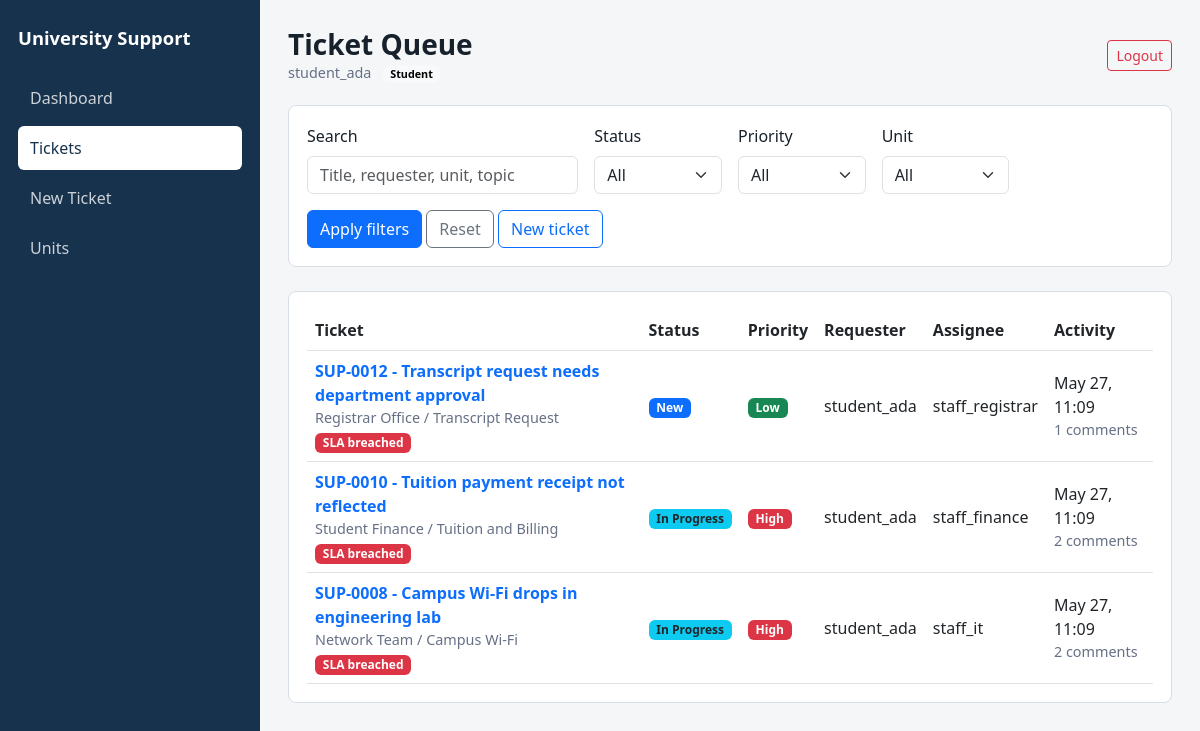
The page /api/ui/tickets/ (signed in) on the database as committed earlier.
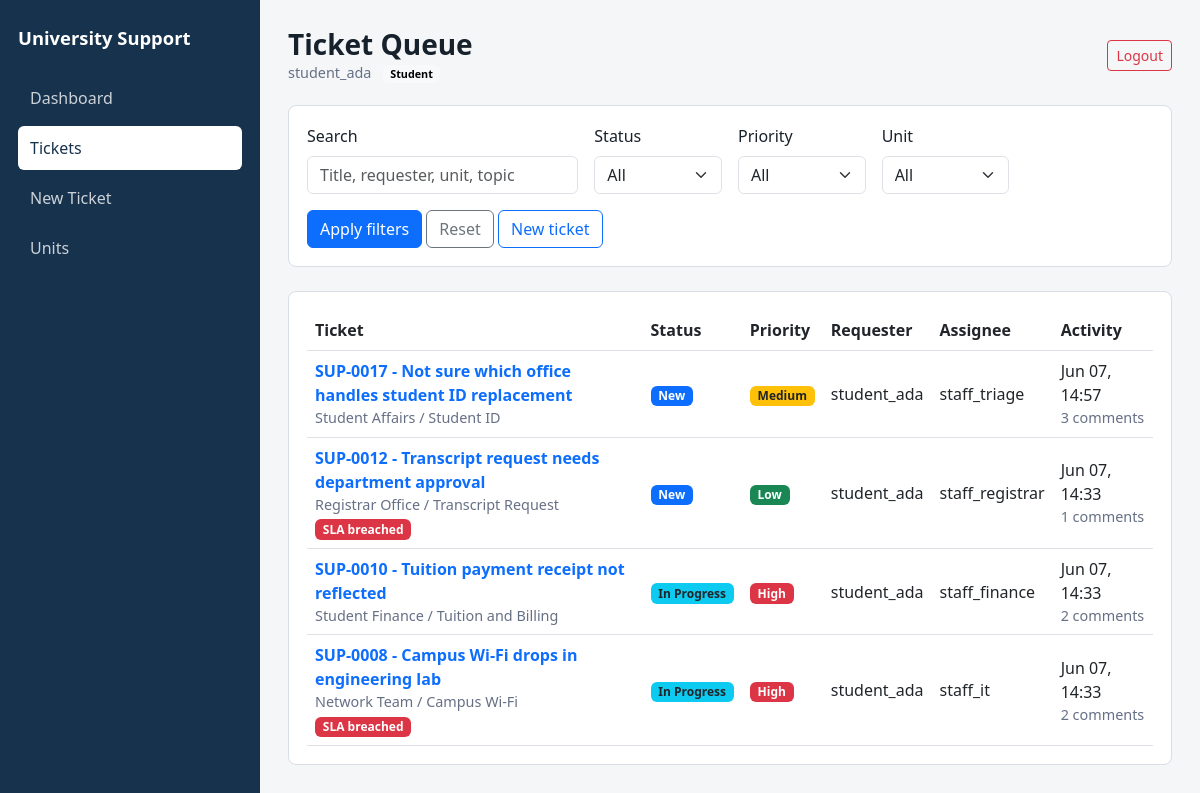
The same page on the database as committed later.
### tickets/models.py (models this page shows, shortened)
class Ticket(models.Model):
    STATUS_CHOICES = [
        ('new', 'New'),
        ('in_progress', 'In Progress'),
        ('done', 'Done'),
        ('canceled', 'Canceled'),
        ('withdrawn', 'Withdrawn'),
    ]
    PRIORITY_CHOICES = [
        ('low', 'Low'),
        ('medium', 'Medium'),
        ('high', 'High'),
    ]
    unit = models.ForeignKey(Unit, on_delete=models.CASCADE, related_name='tickets')
    topic = models.ForeignKey(Topic, on_delete=models.CASCADE, related_name='tickets')
    created_by = models.ForeignKey(User, on_delete=models.CASCADE, related_name='created_tickets')
    assigned_to = models.ForeignKey(
        User,
        on_delete=models.SET_NULL,
        related_name='assigned_tickets',
        null=True,
        blank=True,
    )
    title = models.CharField(max_length=255)
    description = models.TextField()
    contact_email = models.EmailField(blank=True)
    status = models.CharField(max_length=20, choices=STATUS_CHOICES, default='new')
    priority = models.CharField(max_length=20, choices=PRIORITY_CHOICES, default='medium')
    created_at = models.DateTimeField(auto_now_add=True)
    updated_at = models.DateTimeField(auto_now=True)
    @property
    def ticket_number(self):
        if not self.id:
            return 'SUP-DRAFT'
        return f'SUP-{self.id:04d}'
    @property
    def sla_due_at(self):
        hours = SLA_HOURS_BY_PRIORITY.get(self.priority, 24)
        return self.created_at + timezone.timedelta(hours=hours)
    @property
    def is_open(self):
        return self.status in ['new', 'in_progress']
    @property
    def is_sla_breached(self):
        return self.is_open and timezone.now() > self.sla_due_at
    @property
    def status_badge_class(self):
        return {
            'new': 'bg-primary',
            'in_progress': 'bg-info text-dark',
            'done': 'bg-success',
            'canceled': 'bg-secondary',
            'withdrawn': 'bg-dark',
        }.get(self.status, 'bg-secondary')
    @property
    def priority_badge_class(self):
        return {
            'high': 'bg-danger',
            'medium': 'bg-warning text-dark',
            'low': 'bg-success',
        }.get(self.priority, 'bg-secondary')

class Unit(models.Model):
    name = models.CharField(max_length=255)
    description = models.TextField(blank=True, null=True)
    parent = models.ForeignKey('self', null=True, blank=True, on_delete=models.CASCADE)

class Topic(models.Model):
    unit = models.ForeignKey(Unit, on_delete=models.CASCADE, related_name='topics')
    name = models.CharField(max_length=255)
    description = models.TextField(blank=True, null=True)

### tickets/views.py (the view)
# urls.py: path('ui/tickets/', views.ticket_list_page, name='ticket_list_page'),
def ticket_list_page(request):
    if not request.user.is_authenticated:
        return redirect('/api/login/')
    tickets = visible_tickets_for(request.user)
    tickets = apply_ticket_filters(tickets, request.GET)
    tickets = tickets.annotate(comment_count=Count('comments')).order_by('-updated_at')
    return render(request, 'tickets/ticket_list.html', {
        'tickets': tickets,
        'units': Unit.objects.order_by('name'),
        'staff_users': staff_users(),
        'status_choices': Ticket.STATUS_CHOICES,
        'priority_choices': Ticket.PRIORITY_CHOICES,
        'filters': request.GET,
        'role': get_user_role(request.user),
        'can_manage': can_manage_tickets(request.user),
    })

### tickets/views.py (called while the page is built, shortened)
def get_user_role(user):
    if not user.is_authenticated:
        return ''
    return user.groups.first().name if user.groups.exists() else ''

def can_manage_tickets(user):
    role = get_user_role(user)
    return user.is_staff or role in ['Admin', 'Unit Staff']

def staff_users():
    return User.objects.filter(
        Q(groups__name='Admin') | Q(groups__name='Unit Staff') | Q(is_staff=True)
    ).distinct().order_by('username')

def visible_tickets_for(user):
    tickets = Ticket.objects.select_related(
        'unit',
        'topic',
        'created_by',
        'assigned_to',
    )
    role = get_user_role(user)
    if role == 'Student':
        return tickets.filter(created_by=user)
    if role == 'Unit Staff' and not user.is_staff:
        return tickets.filter(Q(assigned_to=user) | Q(assigned_to__isnull=True))
    return tickets

def apply_ticket_filters(tickets, params):
    query = params.get('q', '').strip()
    status = params.get('status', '').strip()
    priority = params.get('priority', '').strip()
    unit_id = params.get('unit', '').strip()
    assigned_to = params.get('assigned_to', '').strip()
    valid_statuses = dict(Ticket.STATUS_CHOICES)
    valid_priorities = dict(Ticket.PRIORITY_CHOICES)
    if status in valid_statuses:
        tickets = tickets.filter(status=status)
    if priority in valid_priorities:
        tickets = tickets.filter(priority=priority)
    if unit_id.isdigit():
        tickets = tickets.filter(unit_id=unit_id)
    if assigned_to == 'unassigned':
        tickets = tickets.filter(assigned_to__isnull=True)
    elif assigned_to.isdigit():
        tickets = tickets.filter(assigned_to_id=assigned_to)
    return tickets

### tickets/templates/tickets/ticket_list.html (shortened to what this page needs)
{% extends "tickets/base.html" %}
{% block page_title %}Ticket Queue{% endblock %}
{% block content %}
<form method="get" class="surface mb-4">
    <div class="row g-3 align-items-end">
        <div class="col-lg-4">
            <label class="form-label" for="q">Search</label>
            <input id="q" type="search" name="q" value="{{ filters.q }}" class="form-control" placeholder="Title, requester, unit, topic">
        </div>
        <div class="col-sm-6 col-lg-2">
            <label class="form-label" for="status">Status</label>
            <select id="status" name="status" class="form-select">
                <option value="">All</option>
            </select>
        </div>
        <div class="col-sm-6 col-lg-2">
            <label class="form-label" for="priority">Priority</label>
            <select id="priority" name="priority" class="form-select">
                <option value="">All</option>
            </select>
        </div>
        <div class="col-sm-6 col-lg-2">
            <label class="form-label" for="unit">Unit</label>
            <select id="unit" name="unit" class="form-select">
                <option value="">All</option>
            </select>
        </div>
        <div class="col-12">
            <button type="submit" class="btn btn-primary">Apply filters</button>
            <a href="/api/ui/tickets/" class="btn btn-outline-secondary">Reset</a>
            <a href="/api/ui/tickets/create/" class="btn btn-outline-primary">New ticket</a>
        </div>
    </div>
</form>
<section class="surface">
    {% if tickets %}
        <div class="table-responsive">
            <table class="table table-hover align-middle mb-0">
                <thead>
                    <tr>
                        <th>Ticket</th>
                        <th>Status</th>
                        <th>Priority</th>
                        <th>Requester</th>
                        <th>Assignee</th>
                        <th>Activity</th>
                    </tr>
                </thead>
                <tbody>
                    {% for ticket in tickets %}
                        <tr>
                            <td>
                                <a href="/api/ui/tickets/{{ ticket.id }}/" class="fw-semibold text-decoration-none">
                                    {{ ticket.ticket_number }} - {{ ticket.title }}
                                </a>
                                <div class="muted-small">{{ ticket.unit.name }} / {{ ticket.topic.name }}</div>
                                {% if ticket.is_sla_breached %}
                                    <span class="badge text-bg-danger mt-1">SLA breached</span>
                                {% endif %}
                            </td>
                            <td><span class="badge {{ ticket.status_badge_class }}">{{ ticket.get_status_display }}</span></td>
                            <td><span class="badge {{ ticket.priority_badge_class }}">{{ ticket.get_priority_display }}</span></td>
                            <td>{{ ticket.created_by.username }}</td>
                            <td>{{ ticket.assigned_to.username|default:"Unassigned" }}</td>
                            <td>
                                <div>{{ ticket.updated_at|date:"M d, H:i" }}</div>
                                <div class="muted-small">{{ ticket.comment_count }} comments</div>
                            </td>
                        </tr>
                    {% endfor %}
                </tbody>
            </table>
        </div>
    {% else %}
        <p class="mb-0 text-muted">No tickets match the current filters.</p>
    {% endif %}
</section>
{% endblock %}

### tickets/templates/tickets/base.html (shortened to what this page needs)
<!DOCTYPE html>
<html lang="en">
<head>
    <link href="https://cdn.jsdelivr.net/npm/bootstrap@5.3.0/dist/css/bootstrap.min.css" rel="stylesheet">
</head>
<body>
<div class="app-shell">
    <aside class="sidebar">
        <div class="sidebar-title">University Support</div>
        <nav class="nav flex-column">
            <a href="/api/ui/dashboard/" class="nav-link {% if request.resolver_match.url_name == 'dashboard' %}active{% endif %}">Dashboard</a>
            <a href="/api/ui/tickets/" class="nav-link {% if request.resolver_match.url_name == 'ticket_list_page' %}active{% endif %}">Tickets</a>
            <a href="/api/ui/tickets/create/" class="nav-link {% if request.resolver_match.url_name == 'create_ticket_page' %}active{% endif %}">New Ticket</a>
            {% if role != "Unit Staff" %}
                <a href="/api/ui/units/" class="nav-link {% if request.resolver_match.url_name == 'unit_list_page' %}active{% endif %}">Units</a>
            {% endif %}
        </nav>
    </aside>
    <main class="main-panel">
        <div class="topbar">
            <div>
                <h1 class="page-title">{% block page_title %}Dashboard{% endblock %}</h1>
                <div class="muted-small">
                    {{ request.user.username }}
                    {% if role %}<span class="ms-2 badge text-bg-light">{{ role }}</span>{% endif %}
                </div>
            </div>
            <form method="post" action="/api/logout/">
                <button type="submit" class="btn btn-outline-danger btn-sm">Logout</button>
            </form>
        </div>
        {% block content %}{% endblock %}
    </main>
</div>
</body>
</html>

### tickets/templates/tickets/base.html (style rules this page uses)
:root { --sidebar: #17324d; --sidebar-active: #ffffff; --page-bg: #f4f6f8; --line: #d8dee6; }
body { background: var(--page-bg); color: #17212b; }
.app-shell { min-height: 100vh; display: grid; grid-template-columns: 260px minmax(0, 1fr); }
.sidebar { background: var(--sidebar); color: #fff; padding: 24px 18px; }
.sidebar-title { font-size: 1.15rem; font-weight: 700; margin-bottom: 24px; }
.sidebar .nav-link { color: rgba(255, 255, 255, 0.78); border-radius: 6px; margin-bottom: 6px; padding: 10px 12px; }
.sidebar .nav-link:hover, .sidebar .nav-link.active { background: var(--sidebar-active); color: #17324d; }
.main-panel { min-width: 0; padding: 28px; }
.topbar { display: flex; align-items: center; justify-content: space-between; gap: 16px; margin-bottom: 22px; }
.page-title { margin: 0; font-size: 1.75rem; font-weight: 700; }
.surface { background: #fff; border: 1px solid var(--line); border-radius: 8px; padding: 18px; }
.table td, .table th { vertical-align: middle; }
.muted-small { color: #667085; font-size: 0.9rem; }

Rows that differ between the two databases and show on the page:
added Ticket: ticket_number "SUP-0017", title "Not sure which office handles student ID replacement", unit.name "Student Affairs", topic.name "Student ID", status "New", priority "Medium", created_by.username "student_ada", assigned_to.username "staff_triage", updated_at "Jun 07, 14:57", comment_count "3"
changed Ticket "SUP-0012": updated_at "May 27, 11:09" → "Jun 07, 14:33"
changed Ticket "SUP-0010": updated_at "May 27, 11:09" → "Jun 07, 14:33"; no longer shows "SLA breached"
changed Ticket "SUP-0008": updated_at "May 27, 11:09" → "Jun 07, 14:33"
